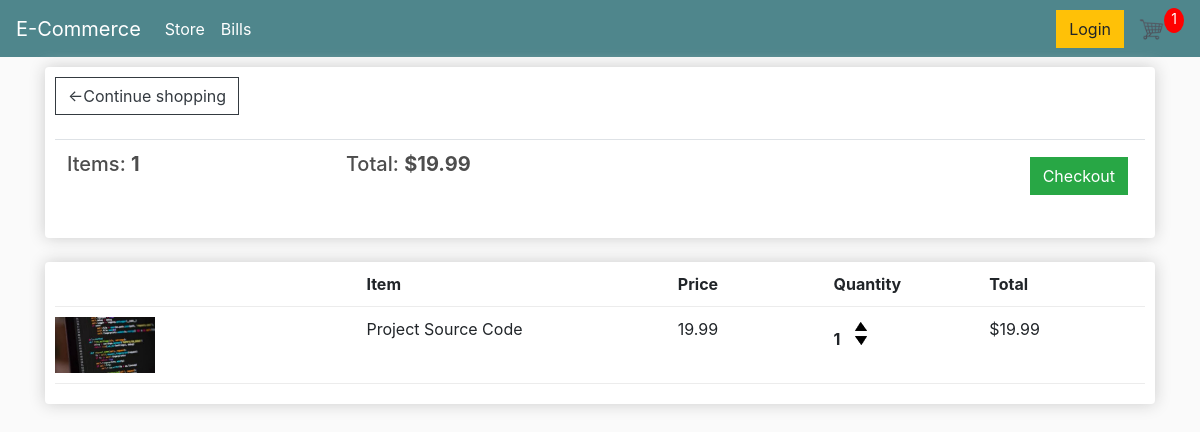
The app's page /cart/ (signed in), older data.
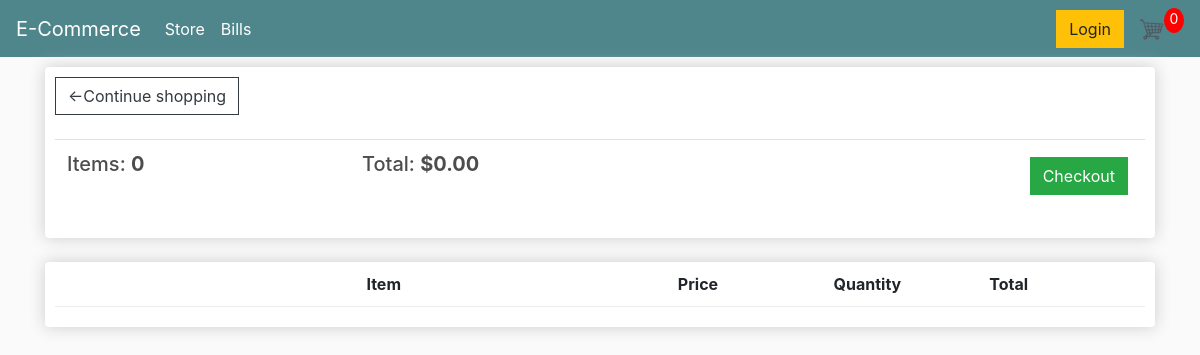
The same page, newer data.
### store/models.py (models this page shows, shortened)
class Order(models.Model):
    customer = models.ForeignKey(Customer, on_delete=models.SET_NULL, null=True, blank=True)
    date_ordered = models.DateField(auto_now_add=True) # Select the current date
    complete  = models.BooleanField(default=False, null=True, blank=True)
    transaction_id = models.CharField(max_length=200, null=True)
    @property
    def get_cart_total(self): # Show the total price to pay
        orderitems = self.orderitem_set.all()
        total = sum([item.get_total for item in orderitems])
        return total
    @property
    def get_cart_items(self): # Show the amount of items to pay
        orderitems = self.orderitem_set.all()
        total = sum([item.quantity for item in orderitems])
        return total

class OrderItem(models.Model):
    product = models.ForeignKey(Product, on_delete=models.SET_NULL, null=True, blank=True)
    order = models.ForeignKey(Order, on_delete=models.SET_NULL, null=True, blank=True)
    quantity = models.IntegerField(default=0, null=True, blank=True)
    date_added = models.DateField(auto_now_add=True) # Select the current date
    @property
    def get_total(self): # Show the current price of the row
        total = self.product.price * self.quantity
        return total

class Product(models.Model):
    name = models.CharField(max_length=200, null=True)
    price = models.DecimalField(max_digits=8, decimal_places=2)
    digital = models.BooleanField(default=False, null=True, blank=True) # If a product is digital, we dont neet to put it on the shipping
    image = models.ImageField(null=True, blank=True)
    @property # To avoid error when there's no picture
    def imageURL(self):
        try:
            url = self.image.url
        except:
            url = ''
        return url

### store/views.py (the view)
# urls.py: path('cart/', views.cart, name='cart'),
def cart(request):
    data = cartData(request)
    cartItems = data['cartItems']
    order = data['order']
    items = data['items']
    context = {'items': items, 'order': order, 'cartItems': cartItems}
    return render(request, 'store/cart.html', context)

### store/utils.py (called while the page is built)
def cartData(request):
    if request.user.is_authenticated:
        customer = request.user.customer
        order, created = Order.objects.get_or_create(customer=customer, complete=False)
        items = order.orderitem_set.all()  # The reason the reverse is a queryset, ForeignKey is 1-to-many relationship.
        cartItems = order.get_cart_items
    else: # Inside this else statement we are gonna use the cookies because the user is not logged in
        cookieData = cookieCart(request)
        cartItems = cookieData['cartItems']
        order = cookieData['order']
        items = cookieData['items']
    return {'items': items, 'order': order, 'cartItems': cartItems}

### store/templates/store/cart.html
{% extends 'store/main.html' %}
{% load static %}
{% block content %}
<div class="row">
    <div class="col-lg-12">
        <div class="box-element">
            <a class="btn btn-outline-dark" href="{% url 'store' %}">&#x2190;Continue shopping</a>
            <br>
            <br>
            <table class="table">
                <tr>
                    <th>
                        <h5>Items: <strong>{{order.get_cart_items|floatformat:0}}</strong></h5>
                    </th>
                    <th>
                        <h5>Total: <strong>${{order.get_cart_total|floatformat:2}}</strong></h5>
                    </th>
                    <th>
                        <a  style="float:right; margin:5px;" class="btn btn-success" href="{% url 'checkout' %}">Checkout</a>
                    </th>
                </tr>
            </table>
        </div>
        <br>
        <div class="box-element">
            <div class="cart-row">
                <div style="flex:2"></div>
                <div style="flex:2"><strong>Item</strong></div>
                <div style="flex:1"><strong>Price</strong></div>
                <div style="flex:1"><strong>Quantity</strong></div>
                <div style="flex:1"><strong>Total</strong></div>
            </div>
            {% for item in items %}
            <div class="cart-row">
                <div style="flex:2"><img class="row-image" src="{{item.product.imageURL}}"></div>
                <div style="flex:2"><p>{{item.product.name}}</p></div>
                <div style="flex:1"><p>{{item.product.price|floatformat:2}}</p></div>
                <div style="flex:1">
                    <p class="quantity">{{item.quantity}}</p>
                    <div class="quantity">
                        <img data-product={{item.product.id}} data-action="add" class="chg-quantity update-cart" src="{% static  'images/arrowUp.png' %}">
                        <img data-product={{item.product.id}} data-action="remove" class="chg-quantity update-cart" src="{% static  'images/arrowDown.png' %}">
                    </div>
                </div>
                <div style="flex:1"><p>${{item.get_total}}</p></div>
            </div>
            {% endfor %}
        </div>
    </div>
</div>
{% endblock content %}

Row changes from the older to the newer data that the page shows:
removed Order: get_cart_items "1", get_cart_total "19.99"
no longer on this page (row edited): OrderItem: product.imageURL (picture), product.name "Project Source Code", product.price "19.99", quantity "1", get_total "19.99"
added Order: get_cart_items "0", get_cart_total "0.00"
Text that changed along with them:
{{ cartItems }}: "1" → "0"
